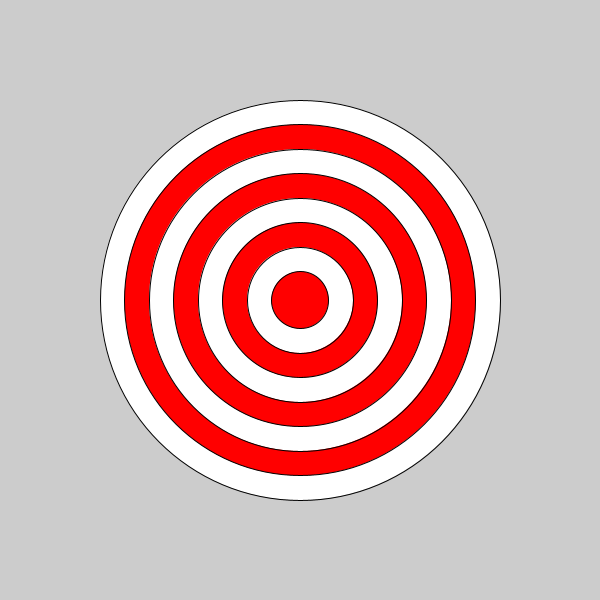
Frame 1 (no input)
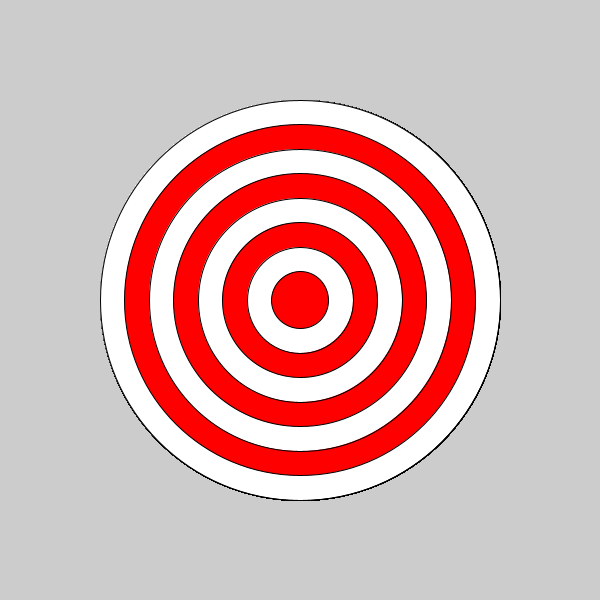
Frame 60 (the mouse pressed at the canvas centre just before this capture)
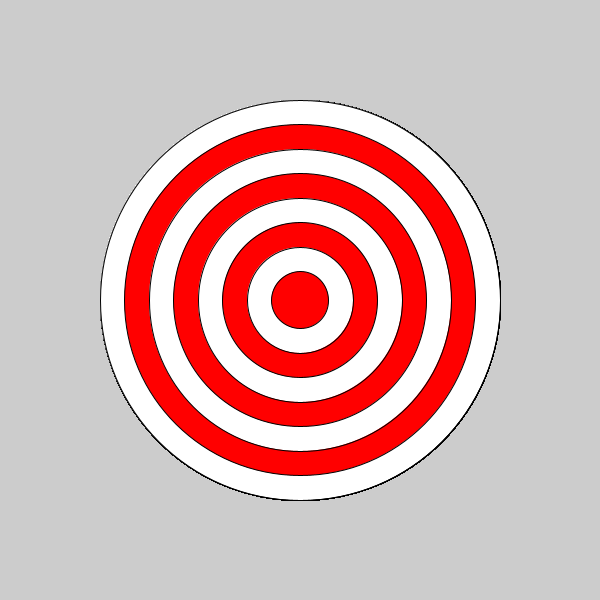
Frame 120 (the mouse held since frame 60 and released just before this capture)

The Processing sketch that drew these frames (run headless with seeded random() and noise(); from frame 60 on, the mouse is pressed at the canvas centre):

// Processing sketch: bullseye
// ── bullseye.pde

void setup() {
 
  // set the size of your sketch
  size(600,600);
}

void draw() {
  
  //Starting with the largest ellipse, use a for loop to draw a bullseye with ellipses.
  for(int i = 400;i>50;i -= 49){
   if (i % 2 == 0){
    fill(255,255,255); 
   }
   else{
     fill(255,0,0);
   }
   ellipse(300,300, i,i);
   
  }
  //Use an if statement and remainder to alternate the color of your rings.
  
  
}
